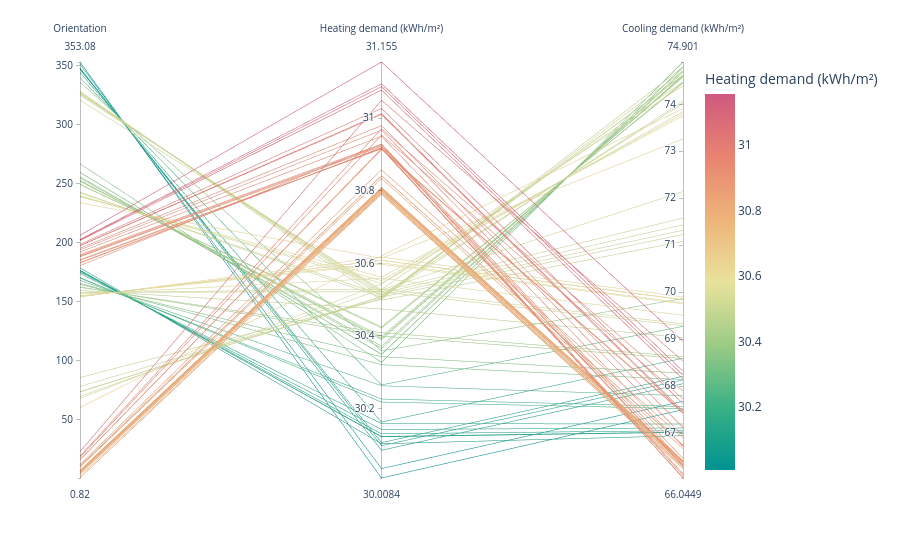

Notebook cell for this chart:
### Code cell
import plotly
plotly.offline.init_notebook_mode(connected=True)
import plotly.express as px
fig = px.parallel_coordinates(results,color="Heating demand (kWh/m²)", dimensions=["Orientation","Heating demand (kWh/m²)","Cooling demand (kWh/m²)"],
    color_continuous_scale=px.colors.diverging.Temps)
fig.show()
